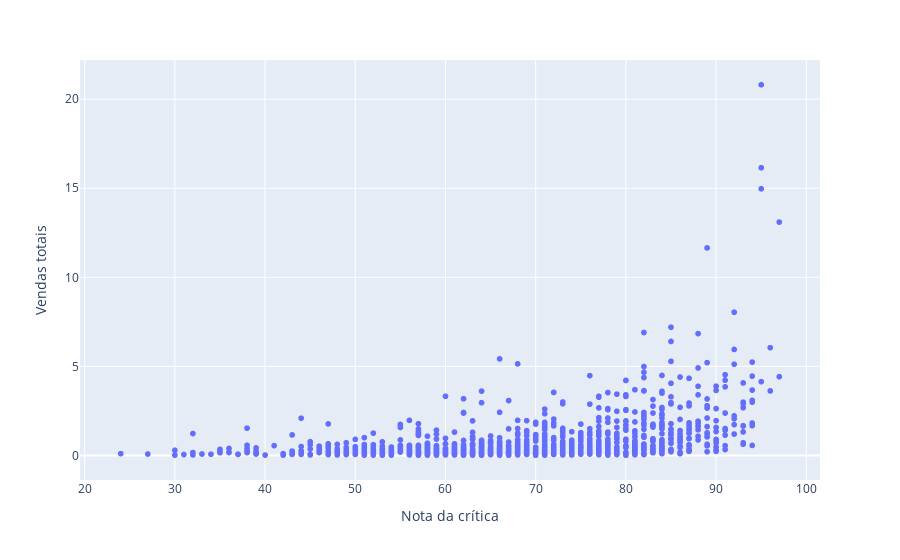

Notebook code cell kept with this figure:
### Code cell
# Gráfico de distribuição dos jogos por vendas e nota da crítica
px.scatter(PS2_with_score, x = 'critic_score', y = 'total_sales', hover_name = 'name', labels = {'critic_score':'Nota da crítica','total_sales':'Vendas totais'})

### Figure 1 — Plotly figure (JSON) as saved in the notebook; plotly's stock layout.template omitted (floating-point values rounded to 4 significant figures; data arrays with more than 128 entries replaced by an {"elided": "..."} marker saying what was removed)
{"data": [{"hovertemplate": "<b>%{hovertext}</b><br><br>Nota da crítica=%{x}<br>Vendas totais=%{y}<extra></extra>", "hovertext": {"elided": "1161 str values"}, "legendgroup": "", "marker": {"color": "#636efa", "symbol": "circle"}, "mode": "markers", "name": "", "showlegend": false, "type": "scattergl", "x": {"elided": "1161 int values"}, "xaxis": "x", "y": {"elided": "1161 float values"}, "yaxis": "y"}], "layout": {"legend": {"tracegroupgap": 0}, "margin": {"t": 60}, "xaxis": {"anchor": "y", "domain": [0, 1], "title": {"text": "Nota da crítica"}}, "yaxis": {"anchor": "x", "domain": [0, 1], "title": {"text": "Vendas totais"}}}}
